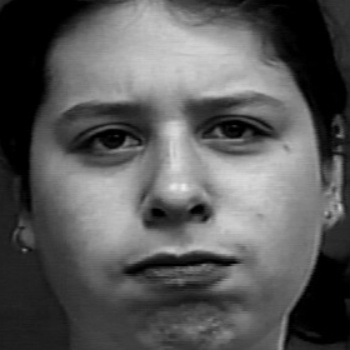
#> input picture D5-02Ayush/Source Code/dataset/anger/10.jpg, 350 x 350 px; its folder holds only this picture in this run
$ python gendbfaces.py   (Python 2 division)
#> lines starting #> are read from the running program, lines starting #| are printed output that depends on the picture
import cv2
import glob

faceDet = cv2.CascadeClassifier("haarcascade_frontalface_default.xml")
faceDet2 = cv2.CascadeClassifier("haarcascade_frontalface_alt2.xml")
faceDet3 = cv2.CascadeClassifier("haarcascade_frontalface_alt.xml")
faceDet4 = cv2.CascadeClassifier("haarcascade_frontalface_alt_tree.xml")

emotions = ["anger", "happy", "sadness"]  # Define emotions


def detect_faces(emotion):
    # Get list of all images with emotion
#> called with emotion = 'anger'
    files = glob.glob("sorted_set/%s/*" % emotion)

    filenumber = 0
    for f in files:
        frame = cv2.imread(f)  # Open image
#> frame is the input picture: shape (350, 350, 3); min 0, max 235, mean 88.7
        # Convert image to grayscale
        gray = cv2.cvtColor(frame, cv2.COLOR_BGR2GRAY)

        # Detect face using 4 different classifiers
        face = faceDet.detectMultiScale(gray, scaleFactor=1.1, minNeighbors=10,
                                        minSize=(5, 5), flags=cv2.CASCADE_SCALE_IMAGE)
#> face = [[30, 19, 288, 288]]
        face2 = faceDet2.detectMultiScale(gray, scaleFactor=1.1, minNeighbors=10,
                                          minSize=(5, 5), flags=cv2.CASCADE_SCALE_IMAGE)
#> face2 = [[32, 20, 284, 284]]
        face3 = faceDet3.detectMultiScale(gray, scaleFactor=1.1, minNeighbors=10,
                                          minSize=(5, 5), flags=cv2.CASCADE_SCALE_IMAGE)
#> face3 = [[33, 20, 283, 283]]
        face4 = faceDet4.detectMultiScale(gray, scaleFactor=1.1, minNeighbors=10,
                                          minSize=(5, 5), flags=cv2.CASCADE_SCALE_IMAGE)
#> face4 = [[28, 13, 302, 302]]

        # Go over detected faces, stop at first detected face, return empty if
        # no face.
        if len(face) == 1:
            facefeatures = face
#> facefeatures = [[30, 19, 288, 288]]
        elif len(face2) == 1:
            facefeatures == face2
        elif len(face3) == 1:
            facefeatures = face3
        elif len(face4) == 1:
            facefeatures = face4
        else:
            facefeatures = ""

        # Cut and save face
        for (x, y, w, h) in facefeatures:  # get coordinates and size of rectangle
            print "face found in file: %s" % f
            gray = gray[y:y+h, x:x+w]  # Cut the frame to size

            try:
                # Resize face so all images have same size
                out = cv2.resize(gray, (350, 350))
                cv2.imwrite("dataset/%s/%s.jpg" %
                            (emotion, filenumber), out)  # Write image
            except:
                pass  # If error, pass file
#> this loop made 1 pass
#| face found in file: D5-02Ayush/Source Code/dataset/anger/10.jpg
#> pass 1, in detect_faces, `gray = gray[y:y+h, x:x+w]`:
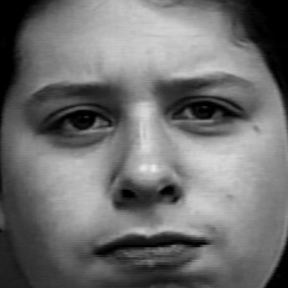
#> gray: shape (288, 288); min 0, max 235, mean 111.4
        filenumber += 1  # Increment image number

for emotion in emotions:
    detect_faces(emotion)  # Call functions
#> pass 2 of the loop `for emotion in emotions:`:
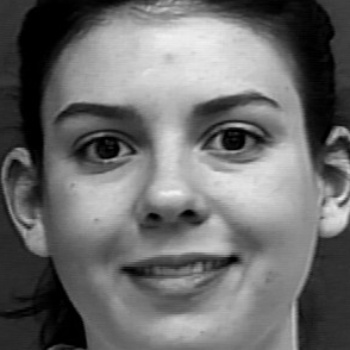
#> input picture D5-02Ayush/Source Code/dataset/happy/0.jpg, 350 x 350 px
#> in detect_faces, frame is the input picture: shape (350, 350, 3); min 0, max 243, mean 108
#> face = [[26, 26, 293, 293]]
#> face2 = [[25, 27, 287, 287]]
#> face3 = [[30, 27, 284, 284]]
#> face4 = [[21, 19, 308, 308]]
#> facefeatures = [[26, 26, 293, 293]]
#> the loop in detect_faces (call 2), `for (x, y, w, h) in facefeatures:` made 1 pass
#> (printed output is left out)
#> pass 1, in detect_faces (call 2), `gray = gray[y:y+h, x:x+w]`:
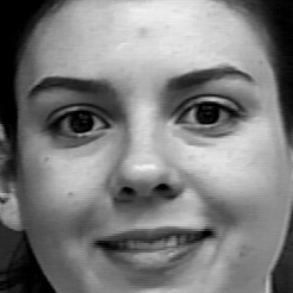
#> gray: shape (293, 293); min 0, max 243, mean 124.3
